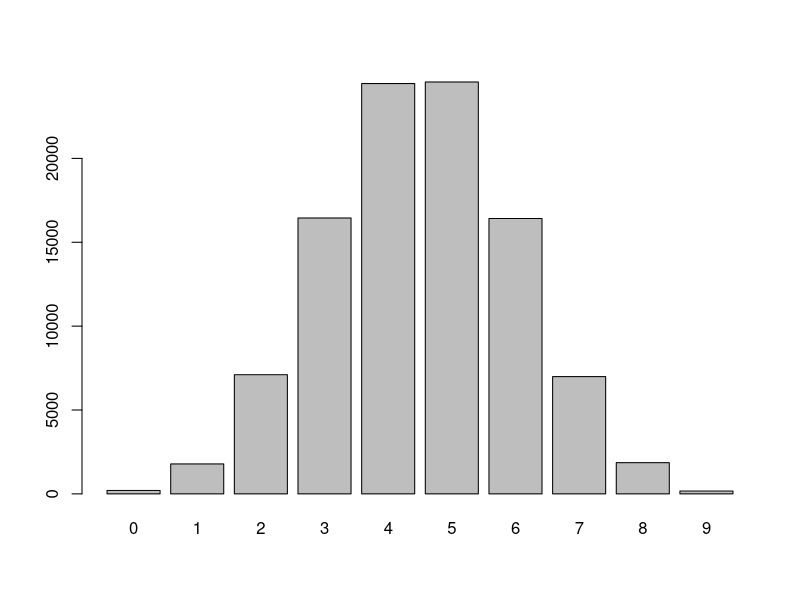
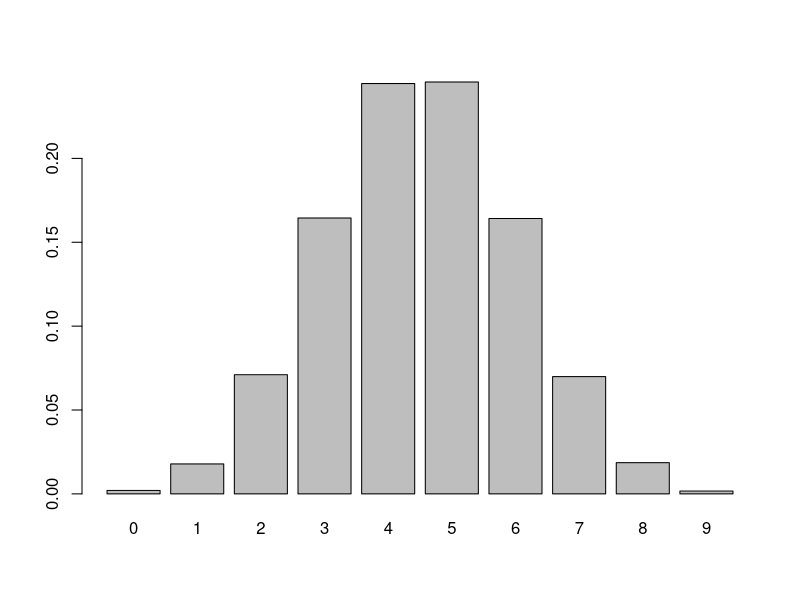

These charts were generated, in order, by the following R code:
## ---- chunk 1
#1. Flip a fair coin nine times and write down the number of heads obtained. Now repeat this process 100,000 times. Obviously you don’t want to have to do that by hand, so create the necessary lines of R code to do it for you. Hint: You will need both the rbinom() function and the table() function. Write down the results and explain in your own words what they mean.

#Setting the seed will allow predictable results so that answers still make sense after knitting.
set.seed(1)

#Flipping a fair coin 9 times.
rbinom(1,9,0.5)
#4 heads out of nine coin flips

#Repeating 100,000 times. Saving this into a variable for future use.
Results <- table(rbinom(100000,9,0.5))
Results

#There were 206 trials where there were 0 heads and 9 tails
#There were 1,785 trials where there was 1 heads and 8 tails
#There were 7,106 trials where there were 2 heads and 7 tails
#There were 16,447 trials where there were 3 heads and 6 tails
#There were 24,463 trials where there were 4 heads and 5 tails
#There were 24,555 trials where there were 5 heads and 4 tails
#There were 16,417 trials where there were 6 heads and 3 tails
#There were 6,991 trials where there were 7 heads and 2 tails
#There were 1,861 trials where there were 8 heads and 1 tails
#There were 169 trials where there were 9 heads and 0 tails








#2. Using the output from Exercise 1, summarize the results of your 100,000 trials of nine flips each in a bar plot using the appropriate commands in R. Convert the results to probabilities and represent that in a bar plot as well. Write a brief interpretive analysis that describes what each of these bar plots signifies and how the two bar plots are related. Make sure to comment on the shape of each bar plot and why you believe that the bar plot has taken that shape. Also make sure to say something about the center of the bar plot and why it is where it is.

#Barplot of results from Exercise 1
barplot(Results)

#Probabilities of results from Exercise 1 (divide all by the number of trials - 100,000)
Results/100000

#Barplot of probabilities from Exercise 1
barplot(Results/100000)

#Each bar in the barplots signify the number of heads that were in each trial of 9 flips of a fair coin. Since both barplots are based off the same data, and the only difference is that the probabilities barplot is the frequency barplot divided by 100000, both should look the same at first glance. The only difference should be that the y-axis labels change, specifically they are 1/100000th in the probability barplot of what they are in the frequency barplot. This is because we go from a scale of 0 to 100,000 to a scale of 0 to 1. Also, these barplots both resemble normal distribution. This is due to the large number of trials that we have done. The larger the number of trials, the closer we get to normal distribution. The center of the barplot includes 4 and 5. This is the center becasue it is the middle two values of integers 1 to 6, making this the median. We see this is also the mean since we have a symmetrical distribution, and becasue we have approximately normal distribution, where the center of the distribution is where the mean is.









#6. One hundred students took a statistics test. Fifty of them are high school students and 50 are college students. Eighty students passed and 20 students failed. You now have enough information to create a two‑by‑two contingency table with all of the marginal totals specified (although the four main cells of the table are still blank). Draw that table and write in the marginal totals. I’m now going to give you one additional piece of information that will fill in one of the four blank cells: only three college students failed the test. With that additional information in place, you should now be able to fill in the remaining cells of the two‑by‑two table. Comment on why that one additional piece of information was all you needed in order to figure out all four of the table’s main cells. Finally, create a second copy of the complete table, replacing the counts of students with probabilities. What is the pass rate for high school students? In other words, if one focuses only on high school students, what is the probability that a student will pass the test?

#100 students total, 50 college and 50 high school
#80 passed, 20 failed
#3 college students failed, meaning that 50-3 = 47 college students passed
#3 college students failed, meaning 20-3 = 17 high school students failed
#17 high school students failed, meaning 50-17 = 33 high school students passed
#Let's build a contingency table!

Exercise6Contingency <- matrix(c(47,3,33,17),nrow = 2)
rownames(Exercise6Contingency) <- c('Passed','Failed')
colnames(Exercise6Contingency) <- c('College','High School')
Exercise6Contingency

#Now, let's add marginal totals
Exercise6Contingency <- matrix(c(Exercise6Contingency[,1],margin.table(Exercise6Contingency,2)[1],Exercise6Contingency[,2],margin.table(Exercise6Contingency,2)[2],margin.table(Exercise6Contingency,1)[1],margin.table(Exercise6Contingency,1)[2],margin.table(Exercise6Contingency)),nrow = 3)

rownames(Exercise6Contingency) <- c('Passed','Failed','Column Totals')
colnames(Exercise6Contingency) <- c('College','High School','Row Totals')
Exercise6Contingency

#Dividing by 100 (total number of students) will give us probabilities
Exercise6Probabilities <- Exercise6Contingency/100
Exercise6Probabilities

#We see that the pass rate for high school students is a little more difficult. First, we will need to only pull the 2nd column in order to see the High School probabilities, then we will need to normalize the column by dividing by the probability of a student in this sample being a high school student (0.5).

HighSchoolProbabilities <- Exercise6Probabilities[1:2,2]/Exercise6Probabilities[3,2]
HighSchoolProbabilities

#We now see that given a student is a high school student, they are 66% likely to pass the test.






#7. In a typical year, 71 out of 100,000 homes in the United Kingdom is repossessed by the bank because of mortgage default (the owners did not pay their mortgage for many months). Barclays Bank has developed a screening test that they want to use to predict whether a mortgagee will default. The bank spends a year collecting test data: 93,935 households pass the test and 6,065 households fail the test. Interestingly, 5,996 of those who failed the test were actually households that were doing fine on their mortgage (i.e., they were not defaulting and did not get repossessed). Construct a complete contingency table from this information. Hint: The 5,996 is the only number that goes in a cell; the other numbers are marginal totals. What percentage of customers both pass the test and do not have their homes repossessed? 

#93,935 pass, 6,065 fail
#5,996 fail AND not repossessed, this means 6,065 - 5,996 = 69 fail AND repossessed
#71 repossessed, this means that 100,000 - 71 = 99,929 not repossessed

#Lets fill in our table with what we know so far and make the rest 0's for now. We will start with the marginal totals.
Exercise7 <- matrix(c(0,0,71,0,0,99929,93935,6065,100000),nrow=3)
colnames(Exercise7) <- c('Repossessed','Not Repossessed','Row Totals')
rownames(Exercise7) <- c('Pass','Fail','Column Totals')
Exercise7

#Now, we can add our information about how 5,996 fail AND not repossessed, which means 6,065 - 5,996 = 69 fail AND repossessed
Exercise7[2,2] <- 5996
Exercise7[2,1] <- 69
Exercise7

#Next, we subtract to find the last two values.
#71-69 = 2 passed and had their homes repossessed
#99929 - 5996 = 93933 passed and didn't have their homes repossessed
Exercise7[1,1] <- Exercise7[3,1] - Exercise7[2,1]
Exercise7[1,2] <- Exercise7[3,2] - Exercise7[2,2]
Exercise7

#Now, finally, lets make these probabilities!
Exercise7 <- Exercise7/100000
Exercise7

#We see that 93.933% of customers both pass the test and do not have their homes repossessed.





#8. Imagine that Barclays deploys the screening test from Exercise 6 on a new customer and the new customer fails the test. What is the probability that this customer will actually default on his or her mortgage? Show your work and especially show the tables that you set up to help with your reasoning.

#To find probability of a customer defaulting on their mortgage, given the new customer fails the test, we will need to isolate just the "Fail" probabilities row, and we will also need to normalize those by dividing by the probability of failing overall (0.06065).

Exercise8 <- Exercise7[2,1:2]/Exercise7[2,3]
Exercise8

#We that given a new customer fails the test, there is approximately a 1.14% chance they will actually default on their mortgage.
